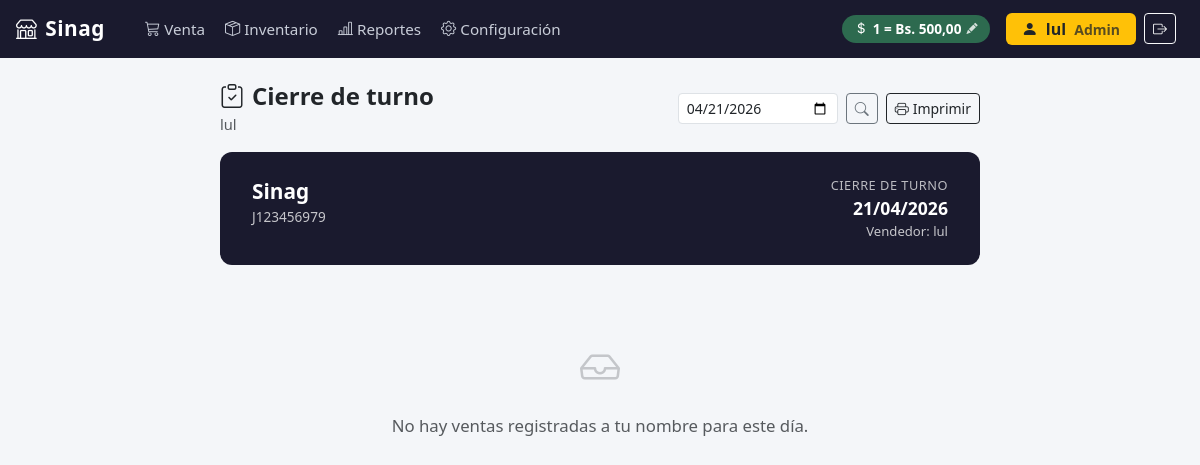
/reportes/cierre/cajero/ (signed in), run on the app's committed database.
### configuracion/models.py (models this page shows, shortened)
class Empresa(models.Model):
    nombre = models.CharField(max_length=200)
    rif = models.CharField(max_length=20)
    telefono = models.CharField(max_length=20, blank=True)
    direccion = models.TextField(blank=True)
    logo = models.ImageField(upload_to='empresa/', blank=True, null=True)
    imprimir_ticket   = models.BooleanField(default=False)
    nombre_impresora  = models.CharField(max_length=200, blank=True, default='')
    class Meta:
        verbose_name = 'Empresa'

class Moneda(models.Model):
    tasa_cambio = models.DecimalField(max_digits=12, decimal_places=2)
    simbolo = models.CharField(max_length=5, default='Bs')
    ultima_actualizacion = models.DateTimeField(auto_now=True)
    class Meta:
        verbose_name = 'Moneda'
        verbose_name_plural = 'Moneda'

### reportes/views.py (the view, shortened to what this page needs)
# urls.py: path('cierre/cajero/', views.cierre_cajero, name='cierre_cajero'),
@login_required
def cierre_cajero(request):
    fecha_str = request.GET.get('fecha', '')
    try:
        fecha = date.fromisoformat(fecha_str)
    except ValueError:
        fecha = timezone.localtime().date()
    ventas_dia = (
        Venta.objects
        .filter(vendedor=request.user, fecha__date=fecha, estado='COMPLETADA')
        .prefetch_related('detalles__producto')
        .order_by('-fecha')
    )
    resumen_metodos = []
    for codigo_metodo, nombre_metodo in Venta.METODO_PAGO:
        ventas_metodo = [v for v in ventas_dia if v.metodo_pago == codigo_metodo]
        if not ventas_metodo:
            continue
    total_general_bs = sum(m['total_bs'] for m in resumen_metodos)
    total_ventas     = sum(m['cantidad'] for m in resumen_metodos)
    moneda  = Moneda.objects.first()
    empresa = Empresa.objects.first()
    return render(request, 'reportes/cierre_cajero.html', {
        'fecha':             fecha,
        'resumen_metodos':   resumen_metodos,
        'total_general_bs':  total_general_bs,
        'total_ventas':      total_ventas,
        'moneda':            moneda,
        'empresa':           empresa,
        'tasa':              moneda.tasa_cambio if moneda else None,
    })

### templates/reportes/cierre_cajero.html (shortened to what this page needs)
{% extends "base.html" %}
{% block contenido %}
<div style="max-width:760px; margin:0 auto;">
  <div class="d-flex align-items-center justify-content-between mb-3 no-print">
    <div>
      <h4 class="fw-bold mb-0"><i class="bi bi-clipboard-check me-2"></i>Cierre de turno</h4>
      <small class="text-muted">{{ request.user.get_full_name|default:request.user.username }}</small>
    </div>
    <div class="d-flex gap-2">
      <form class="d-flex gap-2 align-items-center" method="get">
        <input type="date" name="fecha" value="{{ fecha|date:'Y-m-d' }}" class="form-control form-control-sm" style="width:160px;">
        <button class="btn btn-sm btn-outline-secondary" type="submit"><i class="bi bi-search"></i></button>
      </form>
      <button class="btn btn-sm btn-outline-dark" onclick="window.print()">
        <i class="bi bi-printer me-1"></i>Imprimir
      </button>
    </div>
  </div>
  <div class="cierre-header">
    <div class="d-flex justify-content-between align-items-start flex-wrap gap-2">
      <div>
        <div style="font-size:1.3rem; font-weight:800;">{{ empresa.nombre|default:"POS Core" }}</div>
        {% if empresa.rif %}<div style="opacity:.75; font-size:.85rem;">{{ empresa.rif }}</div>{% endif %}
      </div>
      <div class="text-end">
        <div style="font-size:.8rem; opacity:.7; text-transform:uppercase; letter-spacing:.5px;">Cierre de turno</div>
        <div style="font-size:1.1rem; font-weight:700;">{{ fecha|date:"d/m/Y" }}</div>
        <div style="font-size:.82rem; opacity:.75;">
          Vendedor: {{ request.user.get_full_name|default:request.user.username }}
        </div>
      </div>
    </div>
  </div>
  {% if resumen_metodos %}
    {% for m in resumen_metodos %}
    <div class="metodo-card">
      <div class="metodo-header">
        <span><i class="bi bi-credit-card me-2"></i>{{ m.nombre }}</span>
        <span class="text-muted" style="font-size:.85rem;">{{ m.cantidad }} venta{{ m.cantidad|pluralize }}</span>
      </div>
      <table class="table table-sm align-middle mb-0">
        <thead class="table-light">
          <tr>
            <th class="ps-3">Hora</th>
            <th class="ps-3">Venta</th>
            <th class="text-end pe-3">Total Bs.</th>
          </tr>
        </thead>
        <tbody>
          {% for v in m.ventas %}
          <tr>
            <td class="ps-3 text-muted" style="font-size:.85rem;">{{ v.fecha|date:"H:i" }}</td>
            <td class="ps-3">#{{ v.id }}</td>
            <td class="text-end pe-3 fw-semibold">{{ v.total_bs|floatformat:2 }}</td>
          </tr>
          {% endfor %}
          <tr class="table-secondary fw-bold">
            <td colspan="2" class="ps-3">Subtotal {{ m.nombre }}</td>
            <td class="text-end pe-3">Bs. {{ m.total_bs|floatformat:2 }}</td>
          </tr>
        </tbody>
      </table>
    </div>
    {% endfor %}
    <div class="total-general">
      <div>
        <div style="font-size:.8rem; opacity:.8; text-transform:uppercase; letter-spacing:.5px;">Total cobrado</div>
        <div style="font-size:.9rem; opacity:.7;">{{ total_ventas }} venta{{ total_ventas|pluralize }}</div>
      </div>
      <div class="val">Bs. {{ total_general_bs|floatformat:2 }}</div>
    </div>
    {% if tasa %}
    <div class="text-center text-muted mt-2 no-print" style="font-size:.82rem;">
      Tasa BCV del día: Bs. {{ tasa }} por USD
    </div>
    {% endif %}
  {% else %}
  <div class="text-center text-muted py-5">
    <i class="bi bi-inbox" style="font-size:2.5rem; opacity:.3;"></i>
    <p class="mt-3">No hay ventas registradas a tu nombre para este día.</p>
  </div>
  {% endif %}
</div>
{% endblock %}

### templates/base.html (shortened to what this page needs)
<!DOCTYPE html>
<html lang="es">
<head>
  <link href="https://cdn.jsdelivr.net/npm/bootstrap@5.3.3/dist/css/bootstrap.min.css" rel="stylesheet">
  <link href="https://cdn.jsdelivr.net/npm/bootstrap-icons@1.11.3/font/bootstrap-icons.min.css" rel="stylesheet">
</head>
<body>
  <nav class="navbar navbar-expand-lg navbar-pos px-3">
    <a class="navbar-brand" href="{% url 'pos:venta' %}">
      <i class="bi bi-shop me-2"></i>{{ empresa.nombre|default:"POS Core" }}
    </a>
    <div class="collapse navbar-collapse" id="navMenu">
      <ul class="navbar-nav me-auto ms-3 gap-1">
        <li class="nav-item">
          <a class="nav-link {% block nav_venta %}{% endblock %}" href="{% url 'pos:venta' %}">
            <i class="bi bi-cart3 me-1"></i>Venta
          </a>
        </li>
        {% if request.user.is_staff %}
        <li class="nav-item">
          <a class="nav-link {% block nav_inventario %}{% endblock %}" href="{% url 'inventario:index' %}">
            <i class="bi bi-box-seam me-1"></i>Inventario
          </a>
        </li>
        <li class="nav-item">
          <a class="nav-link {% block nav_reportes %}{% endblock %}" href="{% url 'reportes:index' %}">
            <i class="bi bi-bar-chart-line me-1"></i>Reportes
          </a>
        </li>
        <li class="nav-item">
          <a class="nav-link {% block nav_config %}{% endblock %}" href="{% url 'configuracion:index' %}">
            <i class="bi bi-gear me-1"></i>Configuración
          </a>
        </li>
        {% endif %}
      </ul>
      {% if request.user.is_staff %}
      <button
        class="tasa-badge me-3 {% if not tasa %}sin-tasa{% endif %}"
        id="btn-abrir-tasa"
        data-bs-toggle="modal"
        data-bs-target="#modalTasa"
        title="Clic para actualizar tasa BCV"
      >
        <i class="bi bi-currency-dollar"></i>
        <span id="tasa-navbar-texto">
          {% if tasa %}1 = Bs. {{ tasa }}{% else %}Sin tasa — clic para configurar{% endif %}
        </span>
        <i class="bi bi-pencil-fill"></i>
      </button>
      {% endif %}
      {% if request.user.is_authenticated %}
      <div class="d-flex align-items-center gap-2 me-2">
        <span class="badge {% if request.user.is_staff %}bg-warning text-dark{% else %}bg-secondary{% endif %} fs-6 px-3 py-2">
          <i class="bi bi-person-fill me-1"></i>
          {{ request.user.get_full_name|default:request.user.username }}
          {% if request.user.is_staff %}<span class="opacity-75 ms-1 small">Admin</span>{% endif %}
        </span>
        <form method="post" action="{% url 'logout' %}" class="d-inline m-0">
          <button type="submit" class="btn btn-outline-light btn-sm" title="Cerrar sesión">
            <i class="bi bi-box-arrow-right"></i>
          </button>
        </form>
      </div>
      {% endif %}
    </div>
  </nav>
  <div class="content-wrapper container-fluid">
    {% block contenido %}{% endblock %}
  </div>
</body>
</html>

### templates/base.html (style rules this page uses)
body { font-family: 'Segoe UI', system-ui, sans-serif; font-size: 1.05rem; background-color: #f4f6f9; }
.navbar-pos { background-color: #1a1a2e; min-height: 58px; }
.navbar-pos .navbar-brand { font-size: 1.3rem; font-weight: 700; color: #ffffff; letter-spacing: 0.5px; }
.navbar-pos .nav-link { color: #c8cdd8; font-size: 0.95rem; }
.tasa-badge { background-color: #2d6a4f; color: #fff; font-size: 0.85rem; padding: 4px 12px; border-radius: 20px; font-weight: 600; cursor: pointer; border: none; transition: background-color 0.15s; display: flex; align-items: center; gap: 5px; }
.tasa-badge .bi-pencil-fill { font-size: 0.7rem; opacity: 0.8; }
.content-wrapper { padding-top: 1.5rem; padding-bottom: 2rem; }

### templates/reportes/cierre_cajero.html (style rules this page uses)
.cierre-header { background: #1a1a2e; color: #fff; border-radius: 12px; padding: 1.5rem 2rem; margin-bottom: 1.5rem; }

### data on the page
Empresa: nombre "Sinag", rif "J123456979"
Moneda: tasa_cambio "500,00"

### other printed values
{{ request.user.get_full_name|default:request.user.username }} "lul"
{{ fecha|date:"d/m/Y" }} "21/04/2026"
